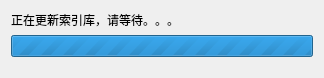
<?xml version="1.0" encoding="UTF-8"?>
<ui version="4.0">
 <class>WaitDialog</class>
 <widget class="QDialog" name="WaitDialog">
  <property name="windowModality">
   <enum>Qt::NonModal</enum>
  </property>
  <property name="geometry">
   <rect>
    <x>0</x>
    <y>0</y>
    <width>324</width>
    <height>78</height>
   </rect>
  </property>
  <property name="windowTitle">
   <string>请等待</string>
  </property>
  <layout class="QVBoxLayout" name="verticalLayout">
   <item>
    <widget class="QLabel" name="label">
     <property name="text">
      <string>正在更新索引库，请等待。。。</string>
     </property>
    </widget>
   </item>
   <item>
    <widget class="QProgressBar" name="progressBar">
     <property name="maximum">
      <number>0</number>
     </property>
     <property name="value">
      <number>-1</number>
     </property>
    </widget>
   </item>
   <item>
    <spacer name="verticalSpacer">
     <property name="orientation">
      <enum>Qt::Vertical</enum>
     </property>
     <property name="sizeHint" stdset="0">
      <size>
       <width>20</width>
       <height>1</height>
      </size>
     </property>
    </spacer>
   </item>
  </layout>
 </widget>
 <resources/>
 <connections/>
</ui>
